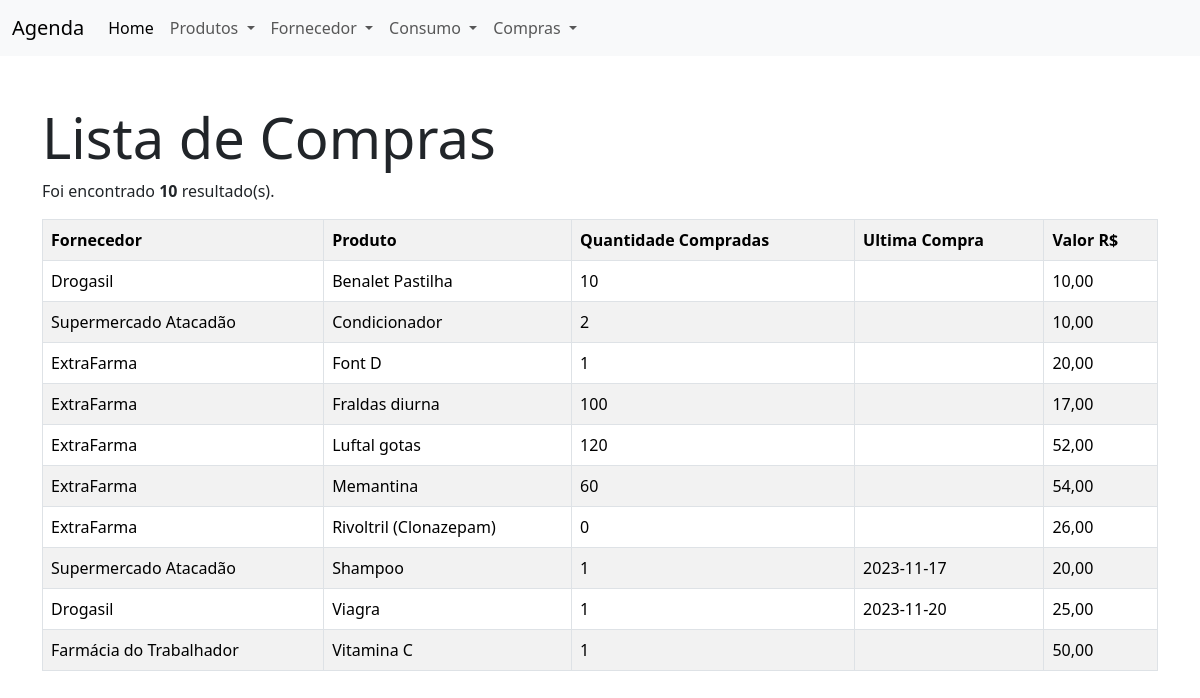
Screenshot of /?page=comprar-listar with the database file from the repository.
### tables this page shows
CREATE TABLE `itens_compras` (
  `cod_itens_cp` int(10) NOT NULL,
  `id_produto` int(10) NOT NULL,
  `id_compras` int(10) NOT NULL,
  `qtd_compras` int(10) DEFAULT NULL,
  `valor` decimal(10,2) NOT NULL,
  `ultimaCompra` date DEFAULT NULL
);

CREATE TABLE `compras` (
  `cod_compras` int(10) NOT NULL,
  `fornecedor` varchar(50) NOT NULL
);

CREATE TABLE `produtos` (
  `cod_produto` int(10) NOT NULL,
  `nomeProduto` varchar(50) NOT NULL,
  `unidade` varchar(10) NOT NULL,
  `posologia` varchar(500) DEFAULT NULL
);

### comprar/comprar-listar.php (the view, shortened to what this page needs)
<h1 class="display-4">Lista de Compras</h1>
<div class="mb-3">
    <?php
    $sql = "SELECT *
    FROM  itens_consumo ic
    INNER JOIN consumo cs ON cs.cod_consumo = ic.id_consumo
    RIGHT JOIN produtos p ON p.cod_produto = ic.id_produto
    INNER JOIN itens_compras i ON p.cod_produto = i.id_produto
    INNER JOIN compras c ON c.cod_compras = i.id_compras
    ORDER BY nomeProduto ASC";
    $resultado = $banco->query($sql);
    $qtd = $resultado->num_rows;
    if ($qtd > 0) {
        echo "<p>Foi encontrado <b>$qtd</b> resultado(s).</p>";
        echo "<table class='table table-hover table-striped table-bordered'>";
        echo "<tr>";
        echo "<th>Fornecedor</th>";
        echo "<th>Produto</th>";
        echo "<th>Quantidade Compradas</th>";
        echo "<th>Ultima Compra</th>";
        echo "<th>Valor R$</th>";
        echo "</tr>";
        while ($row = $resultado->fetch_object()) {
            echo "<tr>";
            echo "<td>$row->fornecedor</td>";
            echo "<td>$row->nomeProduto</td>";
            echo "<td>$row->qtd_compras</td>";
            echo "<td>$row->ultimaCompra</td>";
            echo "<td>" . number_format($row->valor, 2, ',', '.') . "</td>";
            echo "</tr>";
        }
    } else {
        echo "<p class='alert alert-danger'>Não foram encontrados resultados!</p>";
    }
    ?>
</div>

### rows the page displays
itens_compras: id_compras.fornecedor "Drogasil", id_produto.nomeProduto "Benalet Pastilha", qtd_compras "10", valor "10,00"
itens_compras: id_compras.fornecedor "Supermercado Atacadão", id_produto.nomeProduto "Condicionador", qtd_compras "2", valor "10,00"
itens_compras: id_compras.fornecedor "ExtraFarma", id_produto.nomeProduto "Font D", qtd_compras "1", valor "20,00"
itens_compras: id_compras.fornecedor "ExtraFarma", id_produto.nomeProduto "Fraldas diurna", qtd_compras "100", valor "17,00"
itens_compras: id_compras.fornecedor "ExtraFarma", id_produto.nomeProduto "Luftal gotas", qtd_compras "120", valor "52,00"
itens_compras: id_compras.fornecedor "ExtraFarma", id_produto.nomeProduto "Memantina", qtd_compras "60", valor "54,00"
itens_compras: id_compras.fornecedor "ExtraFarma", id_produto.nomeProduto "Rivoltril (Clonazepam)", qtd_compras "0", valor "26,00"
itens_compras: id_compras.fornecedor "Supermercado Atacadão", id_produto.nomeProduto "Shampoo", qtd_compras "1", ultimaCompra "2023-11-17", valor "20,00"
itens_compras: id_compras.fornecedor "Drogasil", id_produto.nomeProduto "Viagra", qtd_compras "1", ultimaCompra "2023-11-20", valor "25,00"
itens_compras: id_compras.fornecedor "Farmácia do Trabalhador", id_produto.nomeProduto "Vitamina C", qtd_compras "1", valor "50,00"

### other values shown
$qtd "10"
